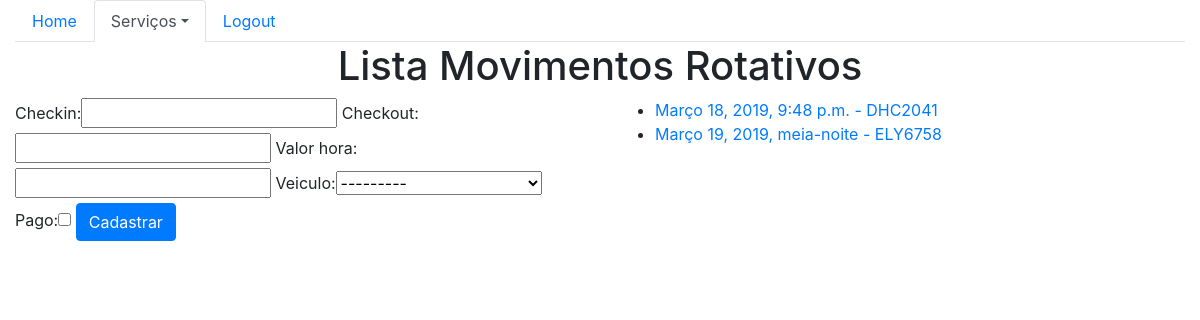
/sistema/mov-rot-list/ (signed in), run on an earlier commit of the app's database.
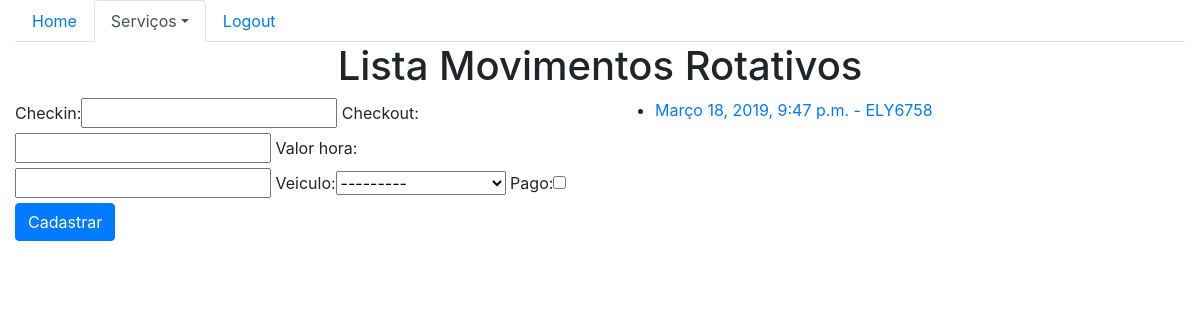
And on a later commit of the database.
### core/models.py (models this page shows, shortened)
class MovRotativo(models.Model):
    checkin = models.DateTimeField(auto_now=False)
    checkout = models.DateTimeField(auto_now=False, blank=True, null=True)
    valor_hora = models.DecimalField(max_digits=5, decimal_places=2)
    veiculo = models.ForeignKey(Veiculo, models.CASCADE)
    pago = models.BooleanField(default=False)

class Veiculo(models.Model):
    marca = models.ForeignKey(Marca, on_delete=models.CASCADE)
    placa = models.CharField(max_length=7)
    proprietario = models.ForeignKey(Pessoa, on_delete=models.CASCADE)
    cor = models.CharField(max_length=15)
    observacoes = models.TextField()
    def __str__(self):
        return self.marca.nome + ' - ' + self.placa

### core/views.py (the view)
@login_required
def lista_mov_rotativos(request):
    mov_rotativos = MovRotativo.objects.all()
    form = MovRotativoForm()
    data = {'mov_rotativos':mov_rotativos, 'form':form}
    return render(request, 'core/lista_mov_rotativos.html', data)

### core/forms.py
class MovRotativoForm(ModelForm):
    class Meta:
        model = MovRotativo
        fields = '__all__'

### core/templates/core/lista_mov_rotativos.html (shortened to what this page needs)
{% extends 'base.html'%}
{% load bootstrap %}
{% block menu %}
    <ul class="nav nav-tabs">
        <li class="nav-item">
        <a class="nav-link" href="{% url 'core_home' %}">Home</a>
        </li>
        <li class="nav-item dropdown">
        <a class="nav-link dropdown-toggle active" data-toggle="dropdown" href="#" role="button" aria-haspopup="true" aria-expanded="false">Serviços</a>
        </li>
        <li class="nav-item">
        <a class="nav-link" href="#">Logout</a>
        </li>
    </ul>
{% endblock %}
{% block main %}
<div class="row">
    <div class="mx-auto">
        <h1>Lista Movimentos Rotativos</h1>
    </div>
</div>
<class class="row">
    <class class="col-sm-6">
        <form action="{% url 'core_mov_rotativos_novo' %}" method="POST">
            {{ form|bootstrap }}
            <button type="submit" class="btn btn-primary">Cadastrar</button>
        </form>
    </class>
    <class class="col-sm-6">
        <ul>
            {% for mov_rotativo in mov_rotativos %}
                <li>
                    <a href="{% url 'core_mov_rotativos_update' mov_rotativo.id %}">
                        {{ mov_rotativo.checkin }} - {{ mov_rotativo.veiculo.placa }}
                    </a>
                </li>
            {% endfor %}
        </ul>
    </class>
</class>
{% endblock %}

### templates/base.html (shortened to what this page needs)
{% load static %}
<!DOCTYPE html>
<html lang="pt-br">
<head>
    <link rel="stylesheet" href="{% static 'bootstrap/css/bootstrap.css' %}">
</head>
<body>
    <div class="container-fluid">
        {% block menu %}
        {% endblock %}
        {% block main %}
        {% endblock %}
    </div>
</body>
</html>

What changed in the data, as far as the page shows it:
removed MovRotativo: checkin "Março 18, 2019, 9:48 p.m.", veiculo.placa "DHC2041"
removed MovRotativo: checkin "Março 19, 2019, meia-noite", veiculo.placa "ELY6758"
added MovRotativo: checkin "Março 18, 2019, 9:47 p.m.", veiculo.placa "ELY6758"
